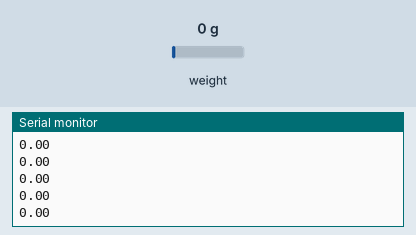
Bench run of a sketch on a simulated Arduino Uno, built with avr-gcc and run on an emulated ATmega328P. Parts: the last lines printed to the serial monitor. The test bench sets the inputs (shaded band); at power-on: weight on the scale 0 g.

Above: at 3.2 s.
3.3 s: weight on the scale set to 100 g
At 3.31 s:
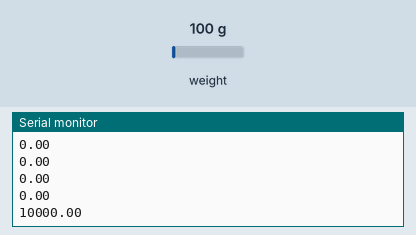
4.8 s: weight on the scale set to 1250 g
At 4.82 s:
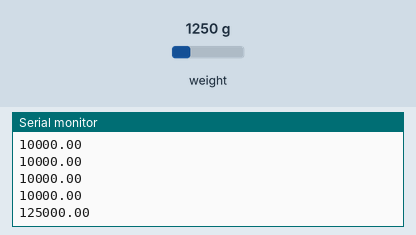
Timing chart, 0 to 7.8 s (numbered marks = the images above; inputs shaded):
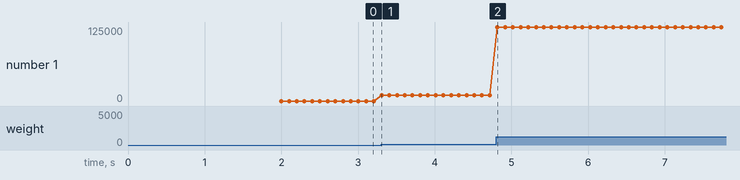

Measured:
- after the input at 3.3 s, the serial monitor: prints a new line at once (image 1)
- after the input at 4.8 s, the serial monitor: prints a new line at once (image 2)
- plotted number 1: 0 → 10000 after the input at 3.3 s, 10000 → 125000 after the input at 4.8 s

The sketch:

uno.ino
```cpp
#include "HX711.h"

#define DOUT  3
#define CLK  2

HX711 myScale;

float calibration_factor = 3000;

void setup() {
  Serial.begin(9600);

  myScale.begin(DOUT, CLK);
  myScale.set_scale();
  myScale.tare();	//Reset the scale to 0

  long zero_factor = myScale.read_average();
  Serial.println(zero_factor);
}

void loop() {
  myScale.set_scale(calibration_factor);

  Serial.print(myScale.get_units() * 100);
  Serial.println();
}
```
